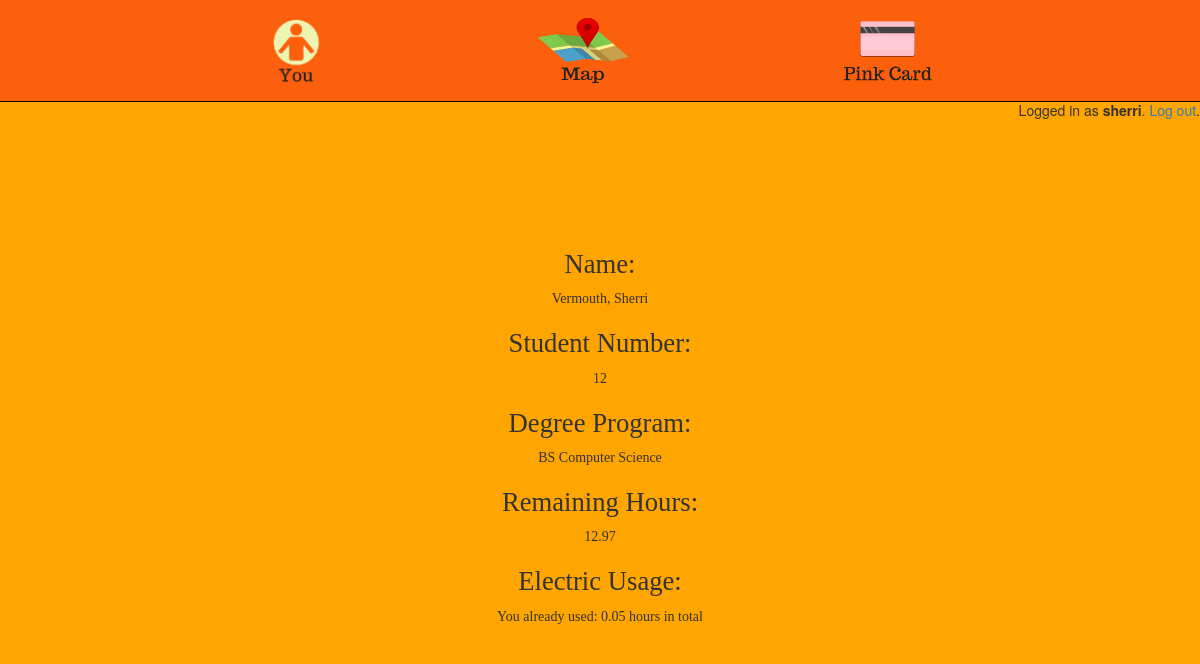
/students/you/ (signed in), run on an earlier commit of the app's database.
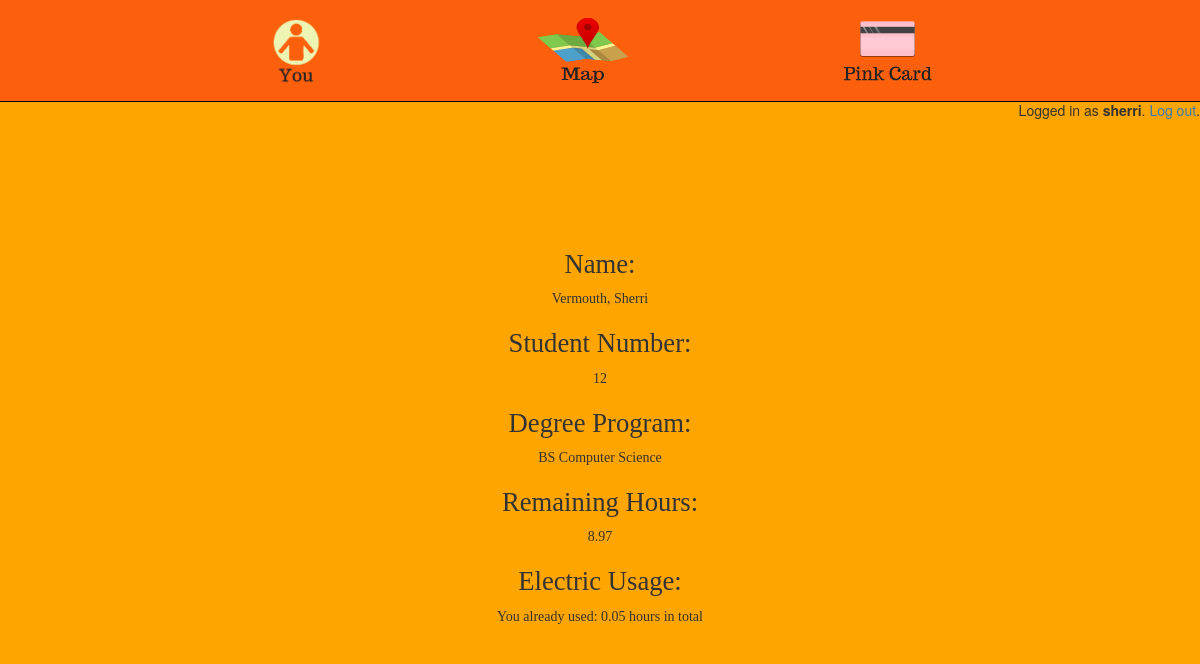
And on a later commit of the database.
### pinkcard/models.py (models this page shows, shortened)
class Student(models.Model):
	user = models.OneToOneField(User, on_delete=models.CASCADE, primary_key=True)
	id_no = models.IntegerField(null=True)
	last_name = models.CharField(max_length = 30, default="Doe")
	first_name = models.CharField(max_length = 30, default="Jane")
	degree_prog = models.ForeignKey(DegreeProg, null=True, blank=True,on_delete=models.CASCADE)
	rem_hours = models.DecimalField(decimal_places=2,max_digits=1000,default=20.0)
	total_elec_usage = models.DecimalField(decimal_places=2,max_digits=1000,default=0)

### pinkcard/views/students.py (the view)
# urls.py: path('you/', students.StudentsDetailView, name='detail'),
def StudentsDetailView(request):
	student_user = request.user.student
	context = {'last_name':student_user.last_name, 'first_name':student_user.first_name,
				'student_no':student_user.id_no,'degree_prog':student_user.degree_prog,
				'rem_hours':student_user.rem_hours,'total_elec_usage':student_user.total_elec_usage}
	return render(request, 'pinkcard/students/students_detail.html', context)

### pinkcard/models.py (called while the page is built)
	def __str__(self):
		return self.deg_name

### pinkcard/templates/pinkcard/students/students_detail.html
{% extends 'base.html' %}
{% block content %}
	<br>
	<br>
	<br>
	<br>
	<br>
	<div class="row text-left	row-no-gutters">
		<div class="row-sm-2">
			<h3 class="stud-detail">Name:</h3>
			<p class="stud-detail">{{ last_name }}, {{ first_name }}</p>
		</div>
		<div class="row-sm-2">
			<h3 class="stud-detail">Student Number:</h3>
			<p class="stud-detail">{{ student_no }}</p>
		</div>
		<div class="row-sm-3">
			<h3 class="stud-detail">Degree Program:</h3>
			<p class="stud-detail">{{ degree_prog }}</p>
		</div>
		<div class="row-sm-4">
			<h3 class="stud-detail">Remaining Hours:</h3>
			<p class="stud-detail">{{ rem_hours}}</p>
		</div>
		<div class="row-sm-5">
			<h3 class="stud-detail">Electric Usage: </h3>
			<p class="stud-detail">You already used: {{ total_elec_usage }} hours in total</p>
		</div>
	</div>
{% endblock content %}

What changed in the data, as far as the page shows it:
changed Student "Vermouth": rem_hours "12.97" → "8.97"
